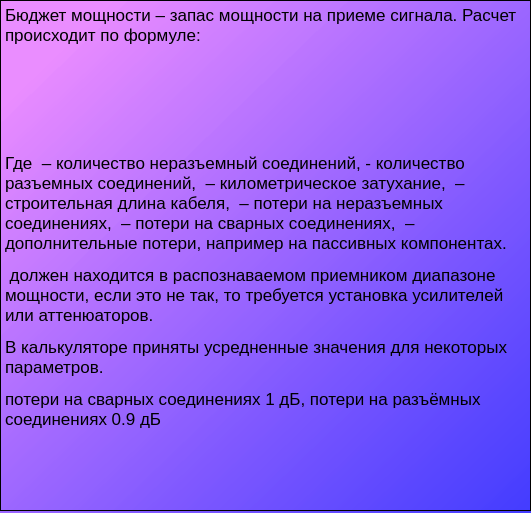
<?xml version="1.0" encoding="UTF-8"?>
<ui version="4.0">
 <class>Dialog</class>
 <widget class="QDialog" name="Dialog">
  <property name="geometry">
   <rect>
    <x>0</x>
    <y>0</y>
    <width>531</width>
    <height>513</height>
   </rect>
  </property>
  <property name="windowTitle">
   <string>Dialog</string>
  </property>
  <property name="styleSheet">
   <string notr="true">background-color: qlineargradient(spread:pad, x1:0, y1:0, x2:1, y2:1, stop:0.103448 rgba(234, 139, 255, 229), stop:1 rgba(67, 60, 255, 255));</string>
  </property>
  <widget class="QTextEdit" name="textEdit">
   <property name="geometry">
    <rect>
     <x>0</x>
     <y>0</y>
     <width>531</width>
     <height>511</height>
    </rect>
   </property>
   <property name="styleSheet">
    <string notr="true">background-color: qlineargradient(spread:pad, x1:0, y1:0, x2:1, y2:1, stop:1 rgba(255, 255, 255, 0));</string>
   </property>
   <property name="html">
    <string>&lt;!DOCTYPE HTML PUBLIC &quot;-//W3C//DTD HTML 4.0//EN&quot; &quot;http://www.w3.org/TR/REC-html40/strict.dtd&quot;&gt;
&lt;html&gt;&lt;head&gt;&lt;meta name=&quot;qrichtext&quot; content=&quot;1&quot; /&gt;&lt;style type=&quot;text/css&quot;&gt;
p, li { white-space: pre-wrap; }
&lt;/style&gt;&lt;/head&gt;&lt;body style=&quot; font-family:'.AppleSystemUIFont'; font-size:13pt; font-weight:400; font-style:normal;&quot;&gt;
&lt;p style=&quot; margin-top:12px; margin-bottom:12px; margin-left:0px; margin-right:0px; -qt-block-indent:0; text-indent:0px;&quot;&gt;Бюджет мощности – запас мощности на приеме сигнала. Расчет происходит по формуле: &lt;/p&gt;
&lt;p style=&quot; margin-top:12px; margin-bottom:12px; margin-left:0px; margin-right:0px; -qt-block-indent:0; text-indent:0px;&quot;&gt;&lt;img src=&quot;file:////Users/artemshebanov/Library/Group%20Containers/UBF8T346G9.Office/TemporaryItems/msohtmlclip/clip_image002.png&quot; width=&quot;484&quot; height=&quot;18&quot; /&gt; &lt;/p&gt;
&lt;p style=&quot; margin-top:12px; margin-bottom:12px; margin-left:0px; margin-right:0px; -qt-block-indent:0; text-indent:0px;&quot;&gt;  &lt;/p&gt;
&lt;p style=&quot; margin-top:12px; margin-bottom:12px; margin-left:0px; margin-right:0px; -qt-block-indent:0; text-indent:0px;&quot;&gt;&lt;img src=&quot;file:////Users/artemshebanov/Library/Group%20Containers/UBF8T346G9.Office/TemporaryItems/msohtmlclip/clip_image004.png&quot; width=&quot;484&quot; height=&quot;52&quot; /&gt; &lt;/p&gt;
&lt;p style=&quot; margin-top:12px; margin-bottom:12px; margin-left:0px; margin-right:0px; -qt-block-indent:0; text-indent:0px;&quot;&gt;Где &lt;img src=&quot;file:////Users/artemshebanov/Library/Group%20Containers/UBF8T346G9.Office/TemporaryItems/msohtmlclip/clip_image006.png&quot; width=&quot;15&quot; height=&quot;17&quot; /&gt; – количество неразъемный соединений,&lt;span style=&quot; font-family:'Cambria Math,serif'; font-style:italic;&quot;&gt; &lt;/span&gt;&lt;img src=&quot;file:////Users/artemshebanov/Library/Group%20Containers/UBF8T346G9.Office/TemporaryItems/msohtmlclip/clip_image008.png&quot; width=&quot;16&quot; height=&quot;19&quot; /&gt;&lt;span style=&quot; font-family:'Cambria Math,serif';&quot;&gt;- количество разъемных соединений,&lt;/span&gt; &lt;img src=&quot;file:////Users/artemshebanov/Library/Group%20Containers/UBF8T346G9.Office/TemporaryItems/msohtmlclip/clip_image010.png&quot; width=&quot;13&quot; height=&quot;17&quot; /&gt; – километрическое затухание, &lt;img src=&quot;file:////Users/artemshebanov/Library/Group%20Containers/UBF8T346G9.Office/TemporaryItems/msohtmlclip/clip_image012.png&quot; width=&quot;9&quot; height=&quot;17&quot; /&gt; – строительная длина кабеля, &lt;img src=&quot;file:////Users/artemshebanov/Library/Group%20Containers/UBF8T346G9.Office/TemporaryItems/msohtmlclip/clip_image014.png&quot; width=&quot;19&quot; height=&quot;17&quot; /&gt; – потери на неразъемных соединениях, &lt;img src=&quot;file:////Users/artemshebanov/Library/Group%20Containers/UBF8T346G9.Office/TemporaryItems/msohtmlclip/clip_image016.png&quot; width=&quot;19&quot; height=&quot;19&quot; /&gt; – потери на сварных соединениях, &lt;img src=&quot;file:////Users/artemshebanov/Library/Group%20Containers/UBF8T346G9.Office/TemporaryItems/msohtmlclip/clip_image018.png&quot; width=&quot;20&quot; height=&quot;17&quot; /&gt; – дополнительные потери, например на пассивных компонентах. &lt;/p&gt;
&lt;p style=&quot; margin-top:12px; margin-bottom:12px; margin-left:0px; margin-right:0px; -qt-block-indent:0; text-indent:0px;&quot;&gt;&lt;img src=&quot;file:////Users/artemshebanov/Library/Group%20Containers/UBF8T346G9.Office/TemporaryItems/msohtmlclip/clip_image020.png&quot; width=&quot;23&quot; height=&quot;17&quot; /&gt; должен находится в распознаваемом приемником диапазоне мощности, если это не так, то требуется установка усилителей или аттенюаторов. &lt;/p&gt;
&lt;p style=&quot; margin-top:12px; margin-bottom:12px; margin-left:0px; margin-right:0px; -qt-block-indent:0; text-indent:0px;&quot;&gt;В калькуляторе приняты усредненные значения для некоторых параметров.&lt;/p&gt;
&lt;p style=&quot; margin-top:12px; margin-bottom:12px; margin-left:0px; margin-right:0px; -qt-block-indent:0; text-indent:0px;&quot;&gt;потери на сварных соединениях 1 дБ, потери на разъёмных соединениях 0.9 дБ&lt;/p&gt;&lt;/body&gt;&lt;/html&gt;</string>
   </property>
  </widget>
 </widget>
 <resources/>
 <connections/>
</ui>
